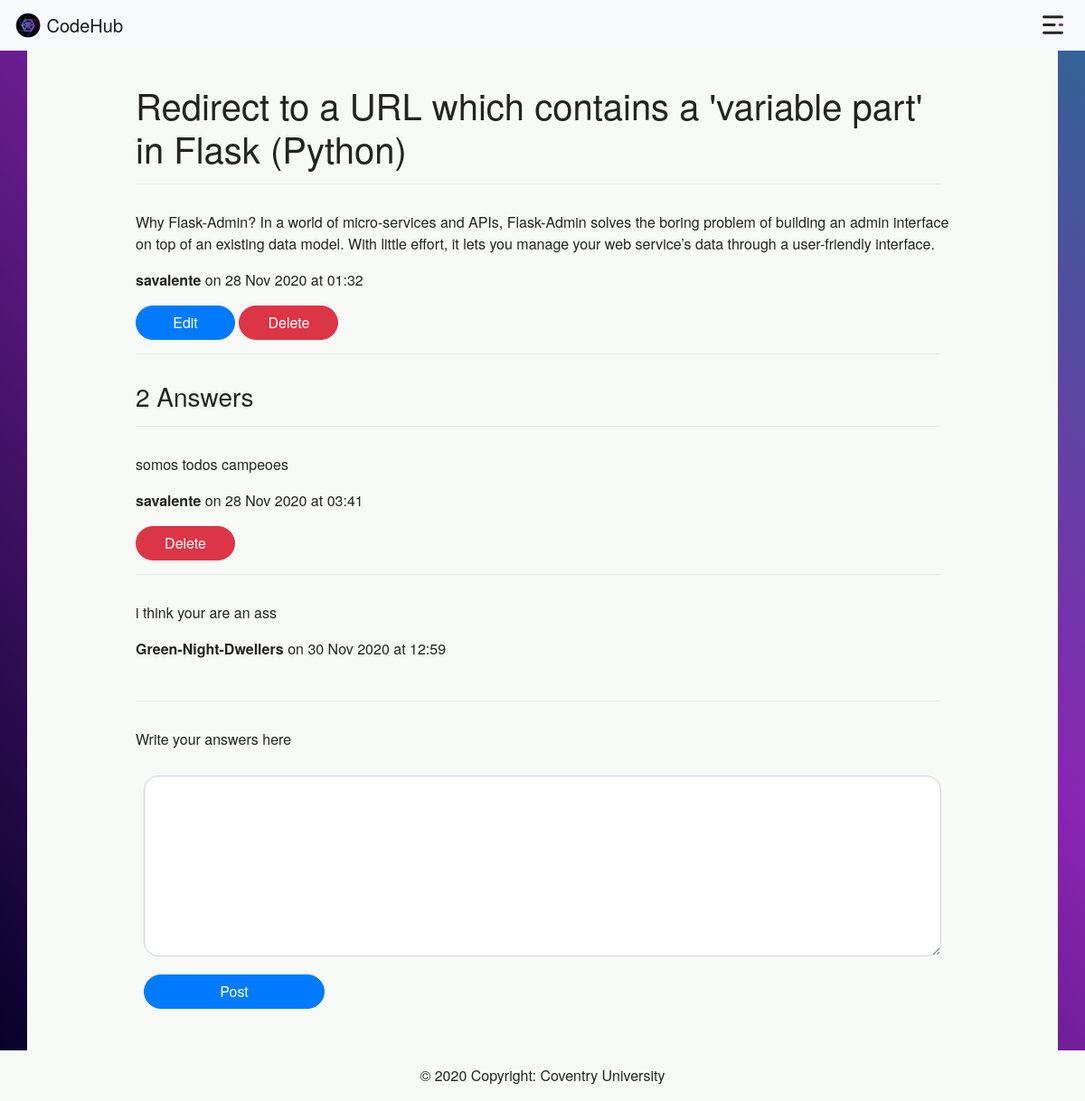
Page /questions/2/ (signed in) on the committed database.
### app/models/models.py (models this page shows, shortened)
class Question(db.Model):
    question_id = db.Column(db.Integer, primary_key=True)
    title = db.Column(db.String(), unique=True, nullable=False)
    date = db.Column(db.DateTime, default=datetime.utcnow)
    content = db.Column(db.Text, nullable=True)
    user_id = db.Column(db.Integer, db.ForeignKey('user.user_id'), nullable=False)
    answer_id = db.relationship('Answer', cascade='all,delete', backref='question', lazy=True)

class User(db.Model, UserMixin):
    user_id = db.Column(db.Integer, primary_key=True)
    name = db.Column(db.String(80), unique=False, nullable=False)
    username = db.Column(db.String(80), unique=True, nullable=False)
    email = db.Column(db.String(120), unique=True, nullable=False)
    password = db.Column(db.String(120), nullable=False)
    email_confirmation = db.Column(db.Boolean(1), unique=False, default=False)
    question = db.relationship('Question', backref='author', lazy=True)
    answer = db.relationship('Answer', backref='author', lazy=True)
    def get_id(self):
           return (self.user_id)

class Answer(db.Model):
    answer_id = db.Column(db.Integer, primary_key=True)
    date = db.Column(db.DateTime, default=datetime.utcnow)
    content = db.Column(db.Text, nullable=False)
    user_id = db.Column(db.Integer, db.ForeignKey('user.user_id', ondelete='CASCADE'), nullable=False)
    question_id = db.Column(db.Integer, db.ForeignKey('question.question_id', ondelete='CASCADE'), nullable=False)

### app/routes.py (the view, shortened to what this page needs)
@app_blp.route('/questions/<question_id>/', methods=['GET', 'POST'])
def questions(question_id):
    form2 = Anwsers_Form()
    form = Questions_Form()
    questions = Question.query.get_or_404(question_id)
    if request.method == 'GET':
        form.content.data = questions.content
        form.title.data = questions.title
    db.session.commit()
    answers = Answer.query.filter_by(question_id=question_id).all()
    answers_count = Answer.query.filter_by(question_id=question_id).count()
    return render_template('questions.html',
                            title='Your Questions',
                            questions=questions,
                            form=form,form2=form2,
                            answers=answers,
                            answers_count=answers_count)

### app/forms/questions.py
class Anwsers_Form(FlaskForm):
    content_answer = TextAreaField('Question', validators=[Optional(), Length(max=2000)])
    submit_answer = SubmitField('Post')

class Questions_Form(FlaskForm):
    title = StringField('Title', validators=[DataRequired(), Length(max=1000)])
    content = TextAreaField('Question', validators=[DataRequired(), Length(max=2000)])
    submit = SubmitField('Post')

### app/models/models.py (called while the page is built)
@login_manager.user_loader
def load_user(user_id):
    return User.query.get(int(user_id))

### app/templates/questions.html (shortened to what this page needs)
{% extends 'base.html' %}
{% block body %}
    <div class="container home_feedArea col-container">
        <br>
        <h1> {{ questions.title }} </h1>
        <div id="account_dividir" class="dropdown-divider"></div>
        <p>{{ questions.content }}</p>
        <p><b> {{ questions.author.username }} </b> on {{ questions.date.strftime('%d %b %Y') }} at {{ questions.date.strftime('%H:%M') }}</p>
        {% if current_user.is_authenticated %}
            {% if questions.author ==  current_user%}
                <button class="btn btn-primary delete_btn" type="button" data-toggle="collapse" data-target="#collapseExample" aria-expanded="false" aria-controls="collapseExample">
                        Edit
                </button>
                <button class="btn btn-danger delete_btn" data-toggle="modal" data-target="#deleteQuestionModal">
                    Delete
                </button>
            {% endif %}
        {% endif %}
        <div id="account_dividir" class="dropdown-divider"></div>
        {% if answers_count <= 1  %}
            <h3>{{ answers_count }} Answer</h3>
        {% else %}
            <h3>{{ answers_count }} Answers</h3>
        {% endif %}
        {% for answer in  answers %}
            <div id="account_dividir" class="dropdown-divider"></div>
            <p>{{ answer.content }}</p>
            <p> <b> {{ answer.author.username }} </b> on {{ answer.date.strftime('%d %b %Y') }} at {{ answer.date.strftime('%H:%M') }}</p>
            {% if current_user.is_authenticated %}
                {% if answer.author ==  current_user%}
                    <button class="btn btn-danger delete_btn" data-toggle="modal" data-target="#deleteAnswerModal">
                        Delete
                    </button>
                {% endif %}
            {% endif %}
        {% endfor %}
        {% if current_user.is_authenticated %}
            <form class="answers" method="POST" action="">
                <div id="account_dividir" class="dropdown-divider"></div>
                <label>Write your answers here</label>
                {% if form2.content_answer.errors %}
                    {{ form2.content_answer(class="form-control is-invalid") }}
                    <div class="invalid-feedback">
                        {% for error in form2.content_answer.errors %}
                            {{ error }}
                        {% endfor %}
                    </div>
                {% else %}
                    {{ form2.content_answer(class="form-control") }}
                {% endif %}
                <div class="form-group">
                    {{ form2.submit_answer(class="btn question_btn btn-primary") }}
                </div>
            </form>
        {% endif %}
    </div>
{% endblock %}

### app/static/main.css (style rules this page uses)
body { margin: 0; font-family: "Helvetica Neue", Helvetica, Arial, sans-serif; color: rgb(36, 35, 35); background: no-repeat center center fixed linear-gradient(to top right, rgba(2,0,36,1) 0%, rgba(138,37,177,1) 63%, rgba(47,101,148,1) 99%) !important; background-repeat: no-repeat; -webkit-background-size: cover; -moz-background-size: cover; -o-background-size: cover; background-size: cover; height: 95vh; }
.home_feedArea { background-color: #f8faf8; padding: 1% 10%; min-width: 50% !important; }
.question_btn { margin-top: 20px; border-radius: 20px !important; width: 200px; padding: 0.7% 0%; align-content: center; margin-left: 1% !important; }
.dropdown-divider, .divider { margin: 10px; margin-top: 15px !important; }
#account_dividir { margin-top: 15px !important; padding-top: 15px; margin-left: 0px; margin-bottom: 15px; }
.col-container, .feedArea { min-height: 100%; }
#content, #content_answer { margin-top: 20px; height: 200px; }
#content, #title>a, .rounded, #title, #content_answer { border-radius: 16px !important; margin-left: auto; margin-right: auto; width: 98%; color: rgb(36, 35, 35); text-decoration: none; }
.answers { border-radius: 16px !important; margin-top: 5%; width: 100%; margin-left: auto; margin-right: auto; margin-bottom: 10% !important; }
.delete_btn { width: 110px !important; border-radius: 20px !important; }

### rows in the picture
Question: title "Redirect to a URL which contains a 'variable part' in Flask (Python)", content "Why Flask-Admin? In a world of micro-services and APIs, Flask-Admin solves the boring problem of building an admin interface on top of an existing data model. With little effort, it lets you manage your web service’s data through a user-friendly interface.", date "28 Nov 2020", date "01:32"
User: author.username "savalente"
Answer: content "somos todos campeoes", author.username "savalente", date "28 Nov 2020", date "03:41"
Answer: content "i think your are an ass", author.username "Green-Night-Dwellers", date "30 Nov 2020", date "12:59"

### other values in the picture
{{ answers_count }} "2"
